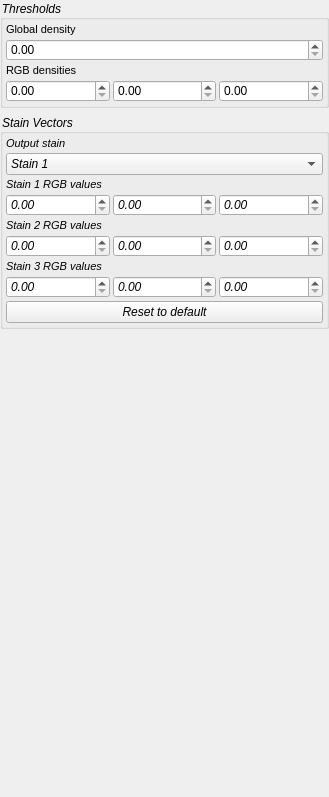
<?xml version="1.0" encoding="UTF-8"?>
<ui version="4.0">
 <class>SettingsPanel</class>
 <widget class="QScrollArea" name="SettingsPanel">
  <property name="geometry">
   <rect>
    <x>0</x>
    <y>0</y>
    <width>329</width>
    <height>797</height>
   </rect>
  </property>
  <property name="windowTitle">
   <string>ScrollArea</string>
  </property>
  <property name="styleSheet">
   <string notr="true">QGroupBox {
	font-style: italic
}

QLabel {
	font-size: 8pt
}</string>
  </property>
  <property name="frameShape">
   <enum>QFrame::NoFrame</enum>
  </property>
  <property name="frameShadow">
   <enum>QFrame::Plain</enum>
  </property>
  <property name="lineWidth">
   <number>0</number>
  </property>
  <property name="widgetResizable">
   <bool>true</bool>
  </property>
  <widget class="QWidget" name="SettingsPanelContents">
   <property name="geometry">
    <rect>
     <x>0</x>
     <y>0</y>
     <width>329</width>
     <height>797</height>
    </rect>
   </property>
   <property name="sizePolicy">
    <sizepolicy hsizetype="Expanding" vsizetype="Preferred">
     <horstretch>0</horstretch>
     <verstretch>0</verstretch>
    </sizepolicy>
   </property>
   <layout class="QVBoxLayout" name="verticalLayout_4">
    <property name="leftMargin">
     <number>0</number>
    </property>
    <property name="topMargin">
     <number>0</number>
    </property>
    <property name="rightMargin">
     <number>0</number>
    </property>
    <property name="bottomMargin">
     <number>0</number>
    </property>
    <item>
     <widget class="QGroupBox" name="ThresholdBox">
      <property name="title">
       <string>Thresholds</string>
      </property>
      <layout class="QVBoxLayout" name="verticalLayout">
       <property name="spacing">
        <number>3</number>
       </property>
       <property name="leftMargin">
        <number>3</number>
       </property>
       <property name="topMargin">
        <number>3</number>
       </property>
       <property name="rightMargin">
        <number>3</number>
       </property>
       <property name="bottomMargin">
        <number>3</number>
       </property>
       <item>
        <widget class="QLabel" name="GlobalThresholdLabel">
         <property name="text">
          <string>Global density</string>
         </property>
        </widget>
       </item>
       <item>
        <widget class="QDoubleSpinBox" name="GlobalThreshold">
         <property name="sizePolicy">
          <sizepolicy hsizetype="MinimumExpanding" vsizetype="Fixed">
           <horstretch>0</horstretch>
           <verstretch>0</verstretch>
          </sizepolicy>
         </property>
         <property name="maximum">
          <double>1.000000000000000</double>
         </property>
         <property name="singleStep">
          <double>0.100000000000000</double>
         </property>
        </widget>
       </item>
       <item>
        <widget class="QLabel" name="RGBThresholdLabel">
         <property name="text">
          <string>RGB densities</string>
         </property>
        </widget>
       </item>
       <item>
        <layout class="QHBoxLayout" name="RGBThresholdLayout">
         <property name="sizeConstraint">
          <enum>QLayout::SetDefaultConstraint</enum>
         </property>
         <item>
          <widget class="QDoubleSpinBox" name="RThreshold">
           <property name="sizePolicy">
            <sizepolicy hsizetype="MinimumExpanding" vsizetype="Fixed">
             <horstretch>0</horstretch>
             <verstretch>0</verstretch>
            </sizepolicy>
           </property>
           <property name="maximum">
            <double>1.000000000000000</double>
           </property>
           <property name="singleStep">
            <double>0.100000000000000</double>
           </property>
          </widget>
         </item>
         <item>
          <widget class="QDoubleSpinBox" name="GThreshold">
           <property name="sizePolicy">
            <sizepolicy hsizetype="MinimumExpanding" vsizetype="Fixed">
             <horstretch>0</horstretch>
             <verstretch>0</verstretch>
            </sizepolicy>
           </property>
           <property name="maximum">
            <double>1.000000000000000</double>
           </property>
           <property name="singleStep">
            <double>0.100000000000000</double>
           </property>
          </widget>
         </item>
         <item>
          <widget class="QDoubleSpinBox" name="BThreshold">
           <property name="sizePolicy">
            <sizepolicy hsizetype="MinimumExpanding" vsizetype="Fixed">
             <horstretch>0</horstretch>
             <verstretch>0</verstretch>
            </sizepolicy>
           </property>
           <property name="maximum">
            <double>1.000000000000000</double>
           </property>
           <property name="singleStep">
            <double>0.100000000000000</double>
           </property>
          </widget>
         </item>
        </layout>
       </item>
      </layout>
     </widget>
    </item>
    <item>
     <widget class="QGroupBox" name="StainVectorBox">
      <property name="sizePolicy">
       <sizepolicy hsizetype="MinimumExpanding" vsizetype="Preferred">
        <horstretch>0</horstretch>
        <verstretch>0</verstretch>
       </sizepolicy>
      </property>
      <property name="font">
       <font>
        <italic>true</italic>
       </font>
      </property>
      <property name="title">
       <string>Stain Vectors</string>
      </property>
      <property name="flat">
       <bool>false</bool>
      </property>
      <property name="checkable">
       <bool>false</bool>
      </property>
      <layout class="QVBoxLayout" name="verticalLayout_2">
       <property name="spacing">
        <number>3</number>
       </property>
       <property name="leftMargin">
        <number>3</number>
       </property>
       <property name="topMargin">
        <number>3</number>
       </property>
       <property name="rightMargin">
        <number>3</number>
       </property>
       <property name="bottomMargin">
        <number>3</number>
       </property>
       <item>
        <widget class="QLabel" name="OutputStainLabel">
         <property name="text">
          <string>Output stain</string>
         </property>
        </widget>
       </item>
       <item>
        <widget class="QComboBox" name="OutputStainComboBox">
         <property name="currentIndex">
          <number>0</number>
         </property>
         <property name="maxCount">
          <number>3</number>
         </property>
         <item>
          <property name="text">
           <string>Stain 1</string>
          </property>
         </item>
         <item>
          <property name="text">
           <string>Stain 2</string>
          </property>
         </item>
         <item>
          <property name="text">
           <string>Stain 3</string>
          </property>
         </item>
        </widget>
       </item>
       <item>
        <widget class="QLabel" name="Stain1Label">
         <property name="text">
          <string>Stain 1 RGB values</string>
         </property>
        </widget>
       </item>
       <item>
        <layout class="QHBoxLayout" name="Stain1Layout">
         <property name="sizeConstraint">
          <enum>QLayout::SetNoConstraint</enum>
         </property>
         <item>
          <widget class="QDoubleSpinBox" name="Stain1RSpinBox">
           <property name="sizePolicy">
            <sizepolicy hsizetype="MinimumExpanding" vsizetype="Fixed">
             <horstretch>0</horstretch>
             <verstretch>0</verstretch>
            </sizepolicy>
           </property>
           <property name="maximum">
            <double>1.000000000000000</double>
           </property>
           <property name="singleStep">
            <double>0.100000000000000</double>
           </property>
          </widget>
         </item>
         <item>
          <widget class="QDoubleSpinBox" name="Stain1GSpinBox">
           <property name="sizePolicy">
            <sizepolicy hsizetype="MinimumExpanding" vsizetype="Fixed">
             <horstretch>0</horstretch>
             <verstretch>0</verstretch>
            </sizepolicy>
           </property>
           <property name="maximum">
            <double>1.000000000000000</double>
           </property>
           <property name="singleStep">
            <double>0.100000000000000</double>
           </property>
          </widget>
         </item>
         <item>
          <widget class="QDoubleSpinBox" name="Stain1BSpinBox">
           <property name="sizePolicy">
            <sizepolicy hsizetype="MinimumExpanding" vsizetype="Fixed">
             <horstretch>0</horstretch>
             <verstretch>0</verstretch>
            </sizepolicy>
           </property>
           <property name="maximum">
            <double>1.000000000000000</double>
           </property>
           <property name="singleStep">
            <double>0.100000000000000</double>
           </property>
          </widget>
         </item>
        </layout>
       </item>
       <item>
        <widget class="QLabel" name="Stain2Label">
         <property name="text">
          <string>Stain 2 RGB values</string>
         </property>
        </widget>
       </item>
       <item>
        <layout class="QHBoxLayout" name="Stain2Layout">
         <item>
          <widget class="QDoubleSpinBox" name="Stain2RSpinBox">
           <property name="maximum">
            <double>1.000000000000000</double>
           </property>
           <property name="singleStep">
            <double>0.100000000000000</double>
           </property>
          </widget>
         </item>
         <item>
          <widget class="QDoubleSpinBox" name="Stain2GSpinBox">
           <property name="maximum">
            <double>1.000000000000000</double>
           </property>
           <property name="singleStep">
            <double>0.100000000000000</double>
           </property>
          </widget>
         </item>
         <item>
          <widget class="QDoubleSpinBox" name="Stain2BSpinBox">
           <property name="maximum">
            <double>1.000000000000000</double>
           </property>
           <property name="singleStep">
            <double>0.100000000000000</double>
           </property>
          </widget>
         </item>
        </layout>
       </item>
       <item>
        <widget class="QLabel" name="Stain3Label">
         <property name="text">
          <string>Stain 3 RGB values</string>
         </property>
        </widget>
       </item>
       <item>
        <layout class="QHBoxLayout" name="Stain3Layout">
         <item>
          <widget class="QDoubleSpinBox" name="Stain3RSpinBox">
           <property name="maximum">
            <double>1.000000000000000</double>
           </property>
           <property name="singleStep">
            <double>0.100000000000000</double>
           </property>
          </widget>
         </item>
         <item>
          <widget class="QDoubleSpinBox" name="Stain3GSpinBox">
           <property name="maximum">
            <double>1.000000000000000</double>
           </property>
           <property name="singleStep">
            <double>0.100000000000000</double>
           </property>
          </widget>
         </item>
         <item>
          <widget class="QDoubleSpinBox" name="Stain3BSpinBox">
           <property name="maximum">
            <double>1.000000000000000</double>
           </property>
           <property name="singleStep">
            <double>0.100000000000000</double>
           </property>
          </widget>
         </item>
        </layout>
       </item>
       <item>
        <widget class="QPushButton" name="RevertStainsToDefaultButton">
         <property name="text">
          <string>Reset to default</string>
         </property>
        </widget>
       </item>
      </layout>
     </widget>
    </item>
    <item>
     <spacer name="spacer">
      <property name="orientation">
       <enum>Qt::Vertical</enum>
      </property>
      <property name="sizeHint" stdset="0">
       <size>
        <width>20</width>
        <height>40</height>
       </size>
      </property>
     </spacer>
    </item>
   </layout>
  </widget>
 </widget>
 <resources/>
 <connections/>
</ui>
